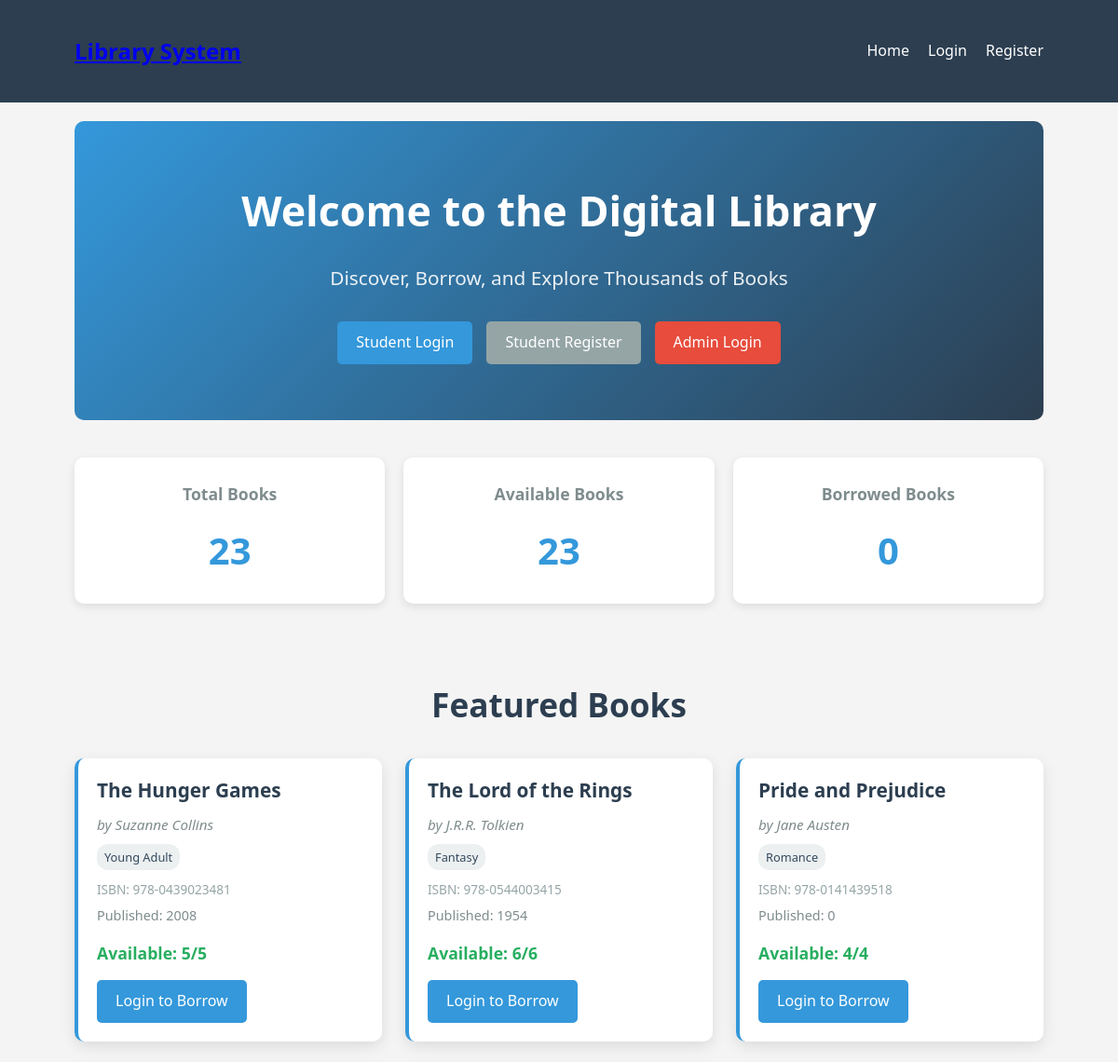
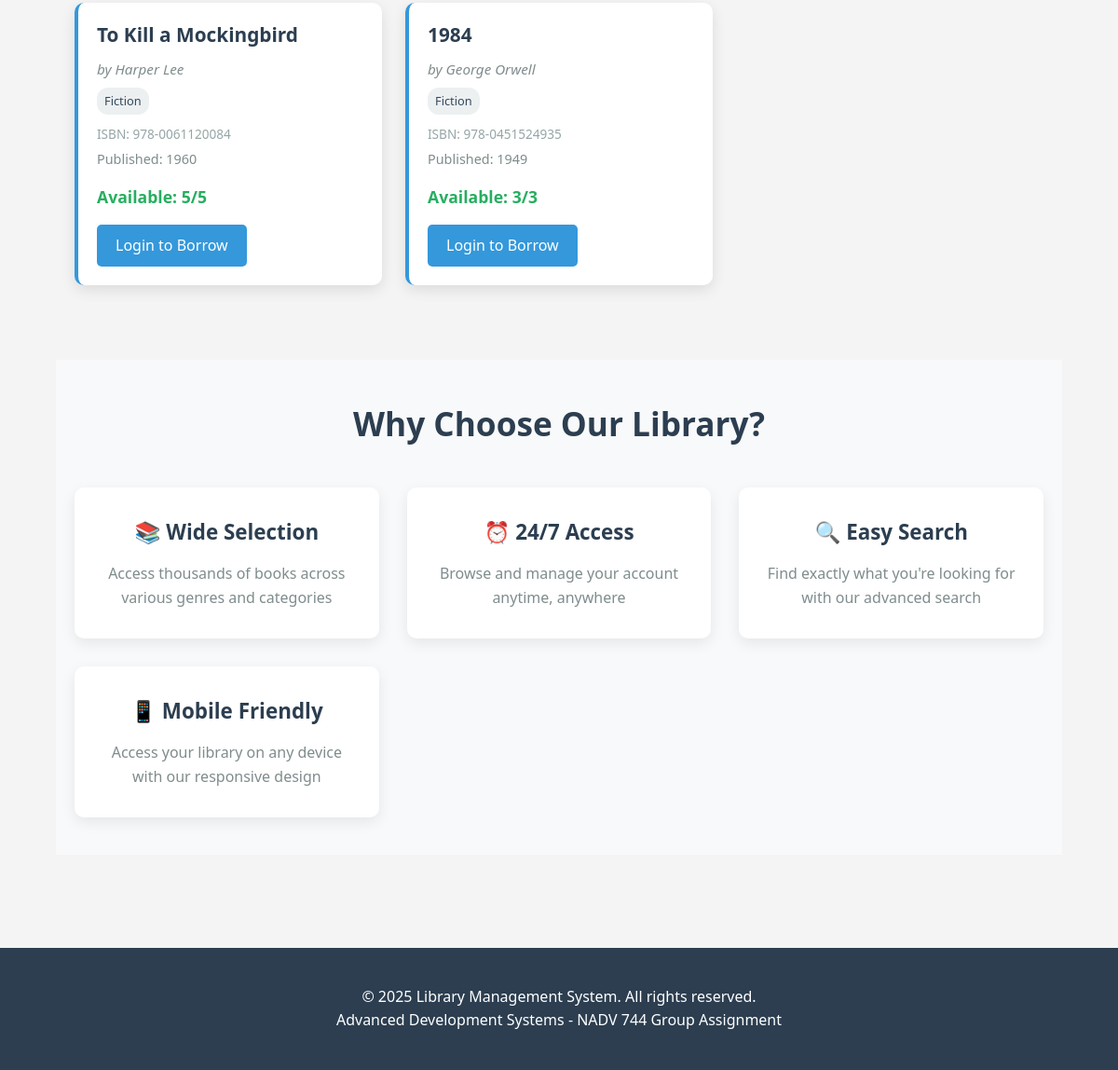
The page / on the database its author committed (2 pictures, top to bottom).
### tables this page shows
CREATE TABLE books (
  id INT UNSIGNED NOT NULL AUTO_INCREMENT,
  isbn VARCHAR(20) NOT NULL,
  title VARCHAR(255) NOT NULL,
  author VARCHAR(100) NOT NULL,
  category VARCHAR(50) NOT NULL,
  publication_year YEAR NOT NULL,
  publisher VARCHAR(100) DEFAULT NULL,
  description TEXT DEFAULT NULL,
  total_copies INT UNSIGNED DEFAULT 1,
  available_copies INT UNSIGNED DEFAULT 1,
  created_at TIMESTAMP DEFAULT CURRENT_TIMESTAMP,
  updated_at TIMESTAMP DEFAULT CURRENT_TIMESTAMP ON UPDATE CURRENT_TIMESTAMP,
  PRIMARY KEY (id),
  UNIQUE KEY unique_isbn (isbn),
  INDEX idx_category (category),
  INDEX idx_author (author),
  INDEX idx_availability (available_copies),
  INDEX idx_publication_year (publication_year),
  FULLTEXT KEY ft_search (title, author, description)
);

### includes/auth.php (called while the page is built, shortened)
<?php
require_once 'db_connection.php';
class Auth {
    public function __construct() {
        $database = new Database();
    }
    public function isLoggedIn() {
        return isset($_SESSION['logged_in']) && $_SESSION['logged_in'] === true;
    }
}
?>

### includes/db_connection.php (called while the page is built, shortened)
<?php
class Database {
    private $host = DB_HOST;
    private $db_name = DB_NAME;
    private $username = DB_USER;
    private $password = DB_PASS;
    private $port = DB_PORT;
    public function getConnection() {
        $this->conn = null;
        try {
            $dsn = "mysql:host=" . $this->host . ";port=" . $this->port . ";dbname=" . $this->db_name;
            $this->conn = new PDO($dsn, $this->username, $this->password);
            $this->conn->exec("set names utf8");
            $this->conn->setAttribute(PDO::ATTR_ERRMODE, PDO::ERRMODE_EXCEPTION);
        } catch(PDOException $exception) {
            echo "Connection error: " . $exception->getMessage();
        }
        return $this->conn;
    }
}
?>

### includes/functions.php (called while the page is built, shortened)
<?php
require_once 'db_connection.php';
class LibraryFunctions {
    private $conn;
    public function __construct() {
        $database = new Database();
        $this->conn = $database->getConnection();
    }
    public function getBooks($search = '') {
        try {
            $query = "SELECT * FROM books";
            $query .= " ORDER BY title";
            $stmt = $this->conn->prepare($query);
            $stmt->execute();
            return $stmt->fetchAll(PDO::FETCH_ASSOC);
        } catch(PDOException $e) {
            echo "Error: " . $e->getMessage();
            return array();
        }
    }
}
?>

### index.php (the view, shortened to what this page needs)
<?php
require_once 'includes/auth.php';
require_once 'includes/functions.php';
$library = new LibraryFunctions();
$all_books = $library->getBooks();
$featured_books = [];
if(count($all_books) > 0) {
    shuffle($all_books);
    $featured_books = array_slice($all_books, 0, 6);
}
?>
<!DOCTYPE html>
<html lang="en">
<head>
    <link rel="stylesheet" href="assets/css/style.css">
</head>
<body>
    <?php include 'includes/header.php'; ?>
    <div class="container">
        <section class="hero">
            <h1>Welcome to the Digital Library</h1>
            <p>Discover, Borrow, and Explore Thousands of Books</p>
            <div class="cta-buttons">
                <a href="login.php" class="btn btn-primary">Student Login</a>
                <a href="register.php" class="btn btn-secondary">Student Register</a>
                <a href="login.php?admin=1" class="btn btn-admin">Admin Login</a>
            </div>
        </section>
<div class="stats-grid">
    <div class="stat-card">
        <h3>Total Books</h3>
        <p class="stat-number"><?php
            $total_books = 0;
            foreach($all_books as $book) {
                $total_books += $book['total_copies'];
            }
            echo $total_books;
        ?></p>
    </div>
    <div class="stat-card">
        <h3>Available Books</h3>
        <p class="stat-number"><?php
            $available_books = 0;
            foreach($all_books as $book) {
                $available_books += $book['available_copies'];
            }
            echo $available_books;
        ?></p>
    </div>
    <div class="stat-card">
        <h3>Borrowed Books</h3>
        <p class="stat-number"><?php
            $borrowed_books = $total_books - $available_books;
            echo $borrowed_books;
        ?></p>
    </div>
</div>
        <section class="featured-books">
            <h2>Featured Books</h2>
            <div class="book-grid">
                <?php if(count($featured_books) > 0): ?>
                    <?php foreach($featured_books as $book): ?>
                    <div class="book-card">
                        <h3><?php echo htmlspecialchars($book['title']); ?></h3>
                        <p class="author">by <?php echo htmlspecialchars($book['author']); ?></p>
                        <span class="category"><?php echo htmlspecialchars($book['category']); ?></span>
                        <p class="isbn">ISBN: <?php echo htmlspecialchars($book['isbn']); ?></p>
                        <p class="year">Published: <?php echo htmlspecialchars($book['publication_year']); ?></p>
                        <p class="copies">Available: <?php echo $book['available_copies']; ?>/<?php echo $book['total_copies']; ?></p>
                        <?php if($auth->isLoggedIn() && $auth->isStudent()): ?>
                            <?php if($book['available_copies'] > 0): ?>
                            <a href="borrow_book.php?book_id=<?php echo $book['id']; ?>" class="btn btn-primary">Borrow Now</a>
                            <?php else: ?>
                            <button class="btn btn-disabled" disabled>Currently Unavailable</button>
                            <?php endif; ?>
                        <?php else: ?>
                            <a href="login.php" class="btn btn-primary">Login to Borrow</a>
                        <?php endif; ?>
                    </div>
                    <?php endforeach; ?>
                <?php endif; ?>
            </div>
        </section>
        <section class="library-features">
            <h2>Why Choose Our Library?</h2>
            <div class="features-grid">
                <div class="feature">
                    <h3>📚 Wide Selection</h3>
                    <p>Access thousands of books across various genres and categories</p>
                </div>
                <div class="feature">
                    <h3>⏰ 24/7 Access</h3>
                    <p>Browse and manage your account anytime, anywhere</p>
                </div>
                <div class="feature">
                    <h3>🔍 Easy Search</h3>
                    <p>Find exactly what you're looking for with our advanced search</p>
                </div>
                <div class="feature">
                    <h3>📱 Mobile Friendly</h3>
                    <p>Access your library on any device with our responsive design</p>
                </div>
            </div>
        </section>
    </div>
    <?php include 'includes/footer.php'; ?>
</body>
</html>

### includes/header.php
<?php
require_once 'auth.php';
$auth = new Auth();
$base_url = defined('BASE_URL') ? BASE_URL : 'http://localhost:3000/';
?>
<header>
    <div class="container">
        <nav>
            <div class="logo">
                <a href="<?php echo $base_url; ?>index.php">Library System</a>
            </div>
            <ul class="nav-links">
                <?php if($auth->isLoggedIn()): ?>
                    <?php if($auth->isAdmin()): ?>
                        <li><a href="<?php echo $base_url; ?>admin/dashboard.php">Dashboard</a></li>
                        <li><a href="<?php echo $base_url; ?>admin/manage_books.php">Manage Books</a></li>
                        <li><a href="<?php echo $base_url; ?>admin/view_borrowed.php">View Borrowed</a></li>
                        <li><a href="<?php echo $base_url; ?>admin/overdue_reports.php">Overdue Reports</a></li>
                    <?php else: ?>
                        <li><a href="<?php echo $base_url; ?>search.php">Search Books</a></li>
                        <li><a href="<?php echo $base_url; ?>profile.php">My Profile</a></li>
                    <?php endif; ?>
                    <li><a href="<?php echo $base_url; ?>logout.php">Logout</a></li>
                <?php else: ?>
                    <li><a href="<?php echo $base_url; ?>index.php">Home</a></li>
                    <li><a href="<?php echo $base_url; ?>login.php">Login</a></li>
                    <li><a href="<?php echo $base_url; ?>register.php">Register</a></li>
                <?php endif; ?>
            </ul>
        </nav>
    </div>
</header>

### includes/footer.php
<footer>
    <div class="container">
        <p>&copy; <?php echo date('Y'); ?> Library Management System. All rights reserved.</p>
        <p>Advanced Development Systems - NADV 744 Group Assignment</p>
    </div>
</footer>

### assets/style.css (style rules this page uses)
* { margin: 0; padding: 0; box-sizing: border-box; }
body { font-family: 'Segoe UI', Tahoma, Geneva, Verdana, sans-serif; line-height: 1.6; color: #333; background-color: #f4f4f4; }
.container { width: 90%; max-width: 1200px; margin: 0 auto; padding: 20px; }
header { background-color: #2c3e50; color: white; padding: 1rem 0; }
nav { display: flex; justify-content: space-between; align-items: center; }
.logo { font-size: 1.5rem; font-weight: bold; }
.nav-links { display: flex; list-style: none; }
.nav-links li { margin-left: 20px; }
.nav-links a { color: white; text-decoration: none; transition: color 0.3s; }
.btn { display: inline-block; padding: 10px 20px; border: none; border-radius: 5px; cursor: pointer; text-decoration: none; font-size: 1rem; transition: background-color 0.3s; }
.btn-primary { background-color: #3498db; color: white; }
.btn-secondary { background-color: #95a5a6; color: white; }
.btn-admin { background-color: #e74c3c; color: white; }
.book-grid { display: grid; grid-template-columns: repeat(auto-fill, minmax(250px, 1fr)); gap: 20px; margin-top: 20px; }
.book-card { background: white; padding: 15px; border-radius: 5px; box-shadow: 0 2px 5px rgba(0, 0, 0, 0.1); }
.book-card h3 { margin-bottom: 10px; color: #2c3e50; }
.book-card .author { color: #7f8c8d; font-style: italic; margin-bottom: 10px; }
.book-card .copies { font-weight: bold; margin: 10px 0; }
.hero { text-align: center; padding: 40px 0; background: linear-gradient(135deg, #3498db, #2c3e50); color: white; border-radius: 5px; margin-bottom: 30px; }
.hero h1 { font-size: 2.5rem; margin-bottom: 20px; }
.hero p { font-size: 1.2rem; margin-bottom: 30px; }
.cta-buttons { display: flex; justify-content: center; gap: 15px; }
footer { background-color: #2c3e50; color: white; text-align: center; padding: 20px 0; margin-top: 40px; }
.book-grid { display: grid; grid-template-columns: repeat(auto-fill, minmax(280px, 1fr)); gap: 25px; margin-top: 20px; }
.book-card { background: white; border-radius: 10px; padding: 20px; box-shadow: 0 5px 15px rgba(0, 0, 0, 0.1); transition: transform 0.3s ease, box-shadow 0.3s ease; border-left: 4px solid #3498db; }
.book-card h3 { color: #2c3e50; margin-bottom: 10px; font-size: 1.3rem; line-height: 1.4; }
.book-card .author { color: #7f8c8d; font-style: italic; margin-bottom: 8px; font-size: 0.95rem; }
.book-card .category { background: #ecf0f1; padding: 4px 8px; border-radius: 12px; font-size: 0.8rem; display: inline-block; margin-bottom: 10px; color: #34495e; }
.book-card .isbn { font-size: 0.85rem; color: #95a5a6; margin-bottom: 5px; }
.book-card .year { font-size: 0.9rem; color: #7f8c8d; margin-bottom: 10px; }
.book-card .copies { font-weight: bold; color: #27ae60; margin: 15px 0; font-size: 1.1rem; }
.stats-grid { display: grid; grid-template-columns: repeat(auto-fit, minmax(200px, 1fr)); gap: 20px; margin: 40px 0; }
.stat-card { background: white; padding: 25px; border-radius: 10px; text-align: center; box-shadow: 0 3px 10px rgba(0, 0, 0, 0.1); }
.stat-card h3 { color: #7f8c8d; margin-bottom: 15px; font-size: 1.1rem; }
.stat-number { font-size: 2.5rem; font-weight: bold; color: #3498db; margin: 0; }

### rows shown on the page
books: title "The Hunger Games", author "Suzanne Collins", category "Young Adult", isbn "978-0439023481", publication_year "2008", available_copies "5", total_copies "5"
books: title "The Lord of the Rings", author "J.R.R. Tolkien", category "Fantasy", isbn "978-0544003415", publication_year "1954", available_copies "6", total_copies "6"
books: title "Pride and Prejudice", author "Jane Austen", category "Romance", isbn "978-0141439518", publication_year "0", available_copies "4", total_copies "4"
books: title "To Kill a Mockingbird", author "Harper Lee", category "Fiction", isbn "978-0061120084", publication_year "1960", available_copies "5", total_copies "5"
books: title "1984", author "George Orwell", category "Fiction", isbn "978-0451524935", publication_year "1949", available_copies "3", total_copies "3"

### other values the page prints
$total_books "23"
$available_books "23"
$borrowed_books "0"
